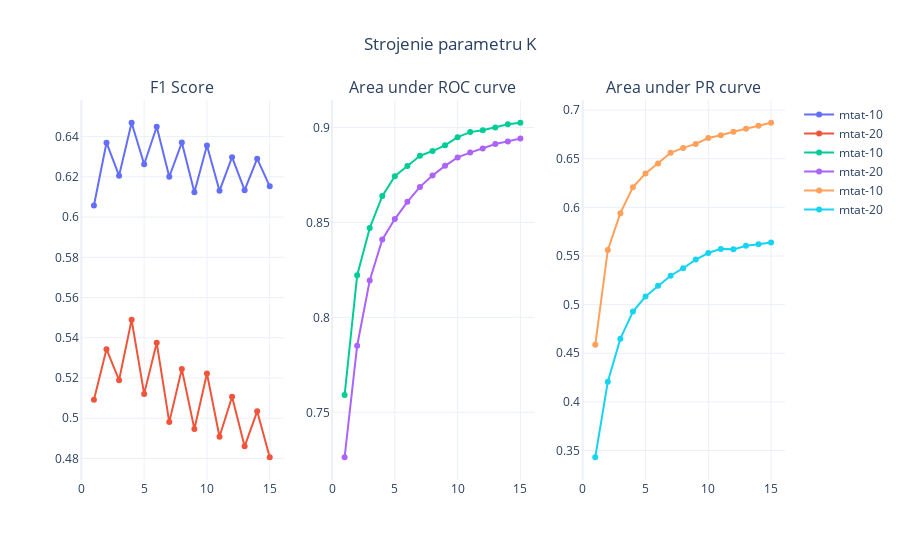

The notebook cell saved with this chart:
### Code cell
from plotly.subplots import make_subplots
import plotly.graph_objects as go

fig = make_subplots(rows=1, cols=3, subplot_titles=['F1 Score', 'Area under ROC curve', 'Area under PR curve'])
fig.add_trace(go.Scatter(x=df_10.index, y=df_10["f1_score"], name='mtat-10'), col=1, row=1)
fig.add_trace(go.Scatter(x=df_20.index, y=df_20["f1_score"], name='mtat-20'), col=1, row=1)
fig.add_trace(go.Scatter(x=df_10.index, y=df_10["auc_roc"], name='mtat-10'), col=2, row=1)
fig.add_trace(go.Scatter(x=df_20.index, y=df_20["auc_roc"], name='mtat-20'), col=2, row=1)
fig.add_trace(go.Scatter(x=df_10.index, y=df_10["auc_pr"], name='mtat-10'), col=3, row=1)
fig.add_trace(go.Scatter(x=df_20.index, y=df_20["auc_pr"], name='mtat-20'), col=3, row=1)

fig.update_layout(({"title": {"text": "Strojenie parametru K", "x": 0.5},
                    "showlegend": True,
                    "template": "plotly_white"}))
fig.show()
fig.write_image("images/fig9.png", width=1000, height=500)

### Figure 1 — Plotly figure (JSON) as saved in the notebook; plotly's stock layout.template omitted (floating-point values rounded to 4 significant figures)
{"data": [{"name": "mtat-10", "x": [1, 2, 3, 4, 5, 6, 7, 8, 9, 10, 11, 12, 13, 14, 15], "y": [0.6058, 0.637, 0.6206, 0.6469, 0.6262, 0.6449, 0.6201, 0.637, 0.6123, 0.6355, 0.613, 0.6298, 0.6134, 0.629, 0.6153], "type": "scatter", "xaxis": "x", "yaxis": "y"}, {"name": "mtat-20", "x": [1, 2, 3, 4, 5, 6, 7, 8, 9, 10, 11, 12, 13, 14, 15], "y": [0.5092, 0.5343, 0.5189, 0.5489, 0.5121, 0.5375, 0.4981, 0.5244, 0.4947, 0.5222, 0.4908, 0.5107, 0.486, 0.5035, 0.4806], "type": "scatter", "xaxis": "x", "yaxis": "y"}, {"name": "mtat-10", "x": [1, 2, 3, 4, 5, 6, 7, 8, 9, 10, 11, 12, 13, 14, 15], "y": [0.7591, 0.8221, 0.847, 0.8639, 0.8744, 0.8797, 0.8851, 0.8876, 0.8906, 0.8949, 0.8976, 0.8986, 0.9, 0.9018, 0.9025], "type": "scatter", "xaxis": "x2", "yaxis": "y2"}, {"name": "mtat-20", "x": [1, 2, 3, 4, 5, 6, 7, 8, 9, 10, 11, 12, 13, 14, 15], "y": [0.7263, 0.7851, 0.8194, 0.841, 0.8518, 0.8609, 0.8687, 0.8747, 0.8798, 0.8843, 0.8868, 0.889, 0.8913, 0.8927, 0.8943], "type": "scatter", "xaxis": "x2", "yaxis": "y2"}, {"name": "mtat-10", "x": [1, 2, 3, 4, 5, 6, 7, 8, 9, 10, 11, 12, 13, 14, 15], "y": [0.4586, 0.5562, 0.594, 0.6208, 0.6349, 0.6451, 0.6562, 0.6612, 0.6652, 0.6713, 0.6741, 0.6778, 0.6808, 0.6838, 0.687], "type": "scatter", "xaxis": "x3", "yaxis": "y3"}, {"name": "mtat-20", "x": [1, 2, 3, 4, 5, 6, 7, 8, 9, 10, 11, 12, 13, 14, 15], "y": [0.3431, 0.4208, 0.465, 0.4929, 0.5084, 0.5194, 0.5297, 0.5375, 0.5463, 0.5531, 0.5573, 0.5568, 0.5606, 0.5622, 0.5638], "type": "scatter", "xaxis": "x3", "yaxis": "y3"}], "layout": {"xaxis": {"anchor": "y", "domain": [0.0, 0.2889]}, "yaxis": {"anchor": "x", "domain": [0.0, 1.0]}, "xaxis2": {"anchor": "y2", "domain": [0.3556, 0.6444]}, "yaxis2": {"anchor": "x2", "domain": [0.0, 1.0]}, "xaxis3": {"anchor": "y3", "domain": [0.7111, 1.0]}, "yaxis3": {"anchor": "x3", "domain": [0.0, 1.0]}, "annotations": [{"font": {"size": 16}, "showarrow": false, "text": "F1 Score", "x": 0.1444, "xanchor": "center", "xref": "paper", "y": 1.0, "yanchor": "bottom", "yref": "paper"}, {"font": {"size": 16}, "showarrow": false, "text": "Area under ROC curve", "x": 0.5, "xanchor": "center", "xref": "paper", "y": 1.0, "yanchor": "bottom", "yref": "paper"}, {"font": {"size": 16}, "showarrow": false, "text": "Area under PR curve", "x": 0.8556, "xanchor": "center", "xref": "paper", "y": 1.0, "yanchor": "bottom", "yref": "paper"}], "title": {"text": "Strojenie parametru K", "x": 0.5}, "showlegend": true}}
